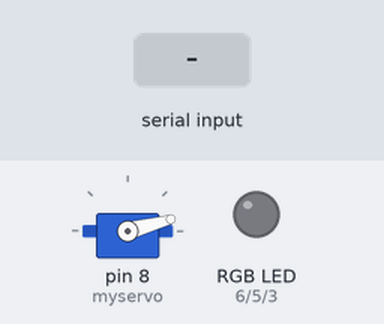
The sketch below on a simulated Arduino Uno, built with avr-gcc and run on an emulated ATmega328P. Shown: servo, an RGB LED mixed from three pins (HIGH = lit). Inputs (shaded band) come from the test bench. Dim RGB values are drawn brighter than linear.

Above: at 1.8 s.
1.9 s: "2" received over the second serial link
At 2.6 s:
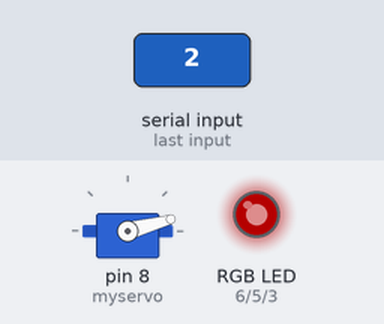
4.9 s: "1" received over the second serial link
At 6.4 s:
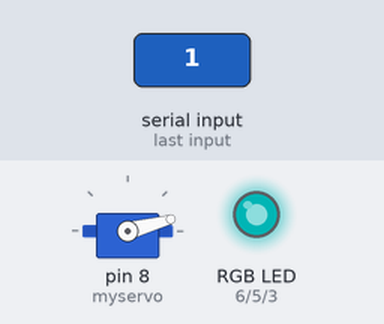
At 7.2 s:
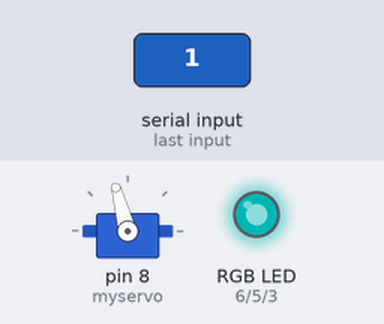
Timing chart, 0 to 12.0 s (numbered marks = the images above; inputs shaded):
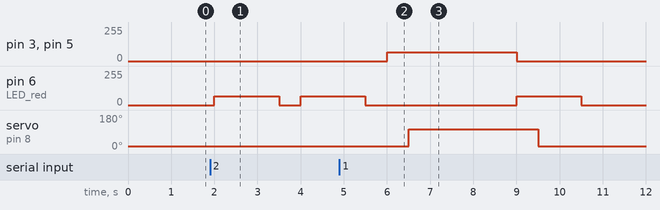

Measured:
- after the input at 1.9 s, pin 6 (LED_red): 0/255 → 64/255 after 0.10 s, → 0/255 1.5 s later, → 64/255 0.50 s later
- after the input at 4.9 s, pin 3 (LED_blue), pin 5 (LED_green): 0/255 → 64/255 after 1.1 s, → 0/255 3.0 s later; servo on pin 8 (myservo): 15° → 105° after 1.6 s, → 15° 3.0 s later

The sketch:

Arduino_Servo_Controller.ino
```cpp
// Arduino Bluetooth LE Servo Controlled by iOS
#include <Servo.h>
#include <SoftwareSerial.h>
#define COMMON_ANODE
int lock = 8;          //pin 9 on Arduino
int LED_red = 6;
int LED_green = 5;
int LED_blue = 3;

#define COMMON_ANODE


char final[4];         //Characters the Arduino will receive
char correct[4] = {'A','B','C','D'};    //User-Defined Password
int pass_correct = 0;          //Does Password match, 0=false 1=true
char incoming_byte;
boolean locked = true;
Servo myservo;
//SoftwareSerial(rxpin, txpin)
int BT_tx = 10;
int BT_rx = 9;

SoftwareSerial BLE_Shield(BT_tx, BT_rx);//SPP is inverted, bluetooth rxd is arduino txd

void setup()
{
myservo.attach(8);
BLE_Shield.begin(9600);
myservo.write(15);

pinMode(LED_red, OUTPUT);
pinMode(LED_green, OUTPUT);
pinMode(LED_blue, OUTPUT);
}

void setColor (int red=0, int green=0, int blue=0, int brightness=100){

  /*#ifdef COMMON_ANODE
  red = 255 - red;
  green = 255 - green;
  blue = 255 - blue;
  #endif*/

  brightness = brightness/100;
  red = red*brightness;
  green = green* brightness;
  blue = blue*brightness;
  analogWrite(LED_red, red);
  analogWrite(LED_green, green);
  analogWrite(LED_blue, blue);
}
void loop()
{

while (BLE_Shield.available())
{
  incoming_byte=BLE_Shield.read();//read the value from the user
  Serial.write(incoming_byte);
  if(incoming_byte=='1'){
   pass_correct= 1 ;
  }
  else if (incoming_byte=='2'){
   pass_correct=2;
  }
  else{
    pass_correct=0;
  }
 /* for(int i=0; i<4; i++)   //While data is available read 4 bytes
  {
   final[i] = BLE_Shield.read();  //Read 4 bytes into the array labled "final"
  }

  for(int i=0; i<4; i++)
  {
   if(final[i]==correct[i]) //Compare each char received to each car in our password in order
   {
    pass_correct = 1;   //If we compare two chars and they match, set the pass_correct variable to true(1)
   }
   else
   {
    pass_correct = 0;  //if the two compared chars do NOT match, set pass_correct variable to false(0)
    break;   //End loop and stop comparing chars
   }
  }*/


}

if(pass_correct==1)  //If all chars compared match, deactivate(unlock) the lock for 5 seconds
{
  /*Serial.write("Unlocked");

  setColor(0, 255, 255); // aqua setColor(0, 255, 255)
  delay(500);
  myservo.write(105);

  delay(2500);

  myservo.write(15);
  setColor(0, 0, 0); // off*/
  unlockServo();
  Serial.write("Locked");
  pass_correct = 0;

}
else if (pass_correct==2)
{
  /*setColor(255, 0, 0); // red
  delay(2500);
  pass_correct==0;
  setColor();*/
  lockServo();
}

/* FOR TESTING
Serial.print(final[0]);Serial.print(final[1]);Serial.print(final[2]);Serial.print(final[3]);
Serial.print(" | ");
Serial.print(correct[0]);Serial.print(correct[1]);Serial.print(correct[2]);Serial.print(correct[3]);
Serial.print(" ");
Serial.print(pass_correct);
Serial.println("");
*/
delay(500);


}

void unlockServo(){

  setColor(0, 64, 64); // aqua setColor(0, 255, 255), 25% intensity
  delay(500);
  myservo.write(105);

  delay(2500);

  lockServo();

}

void lockServo(){
  setColor(64, 0, 0); // red
  delay(500);
  myservo.write(15);
  delay(1000);
  setColor(0, 0, 0); // off

}
```
